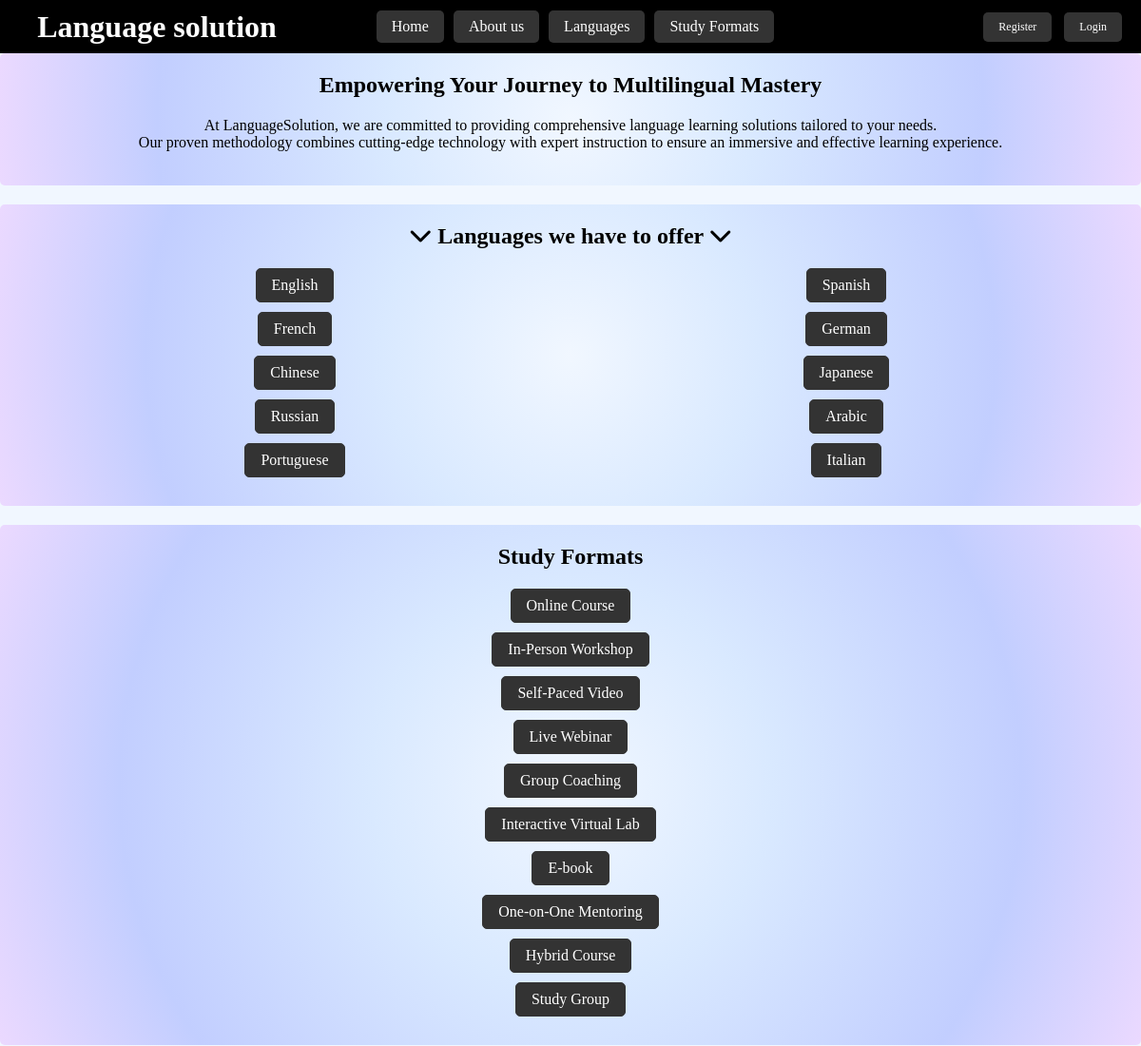
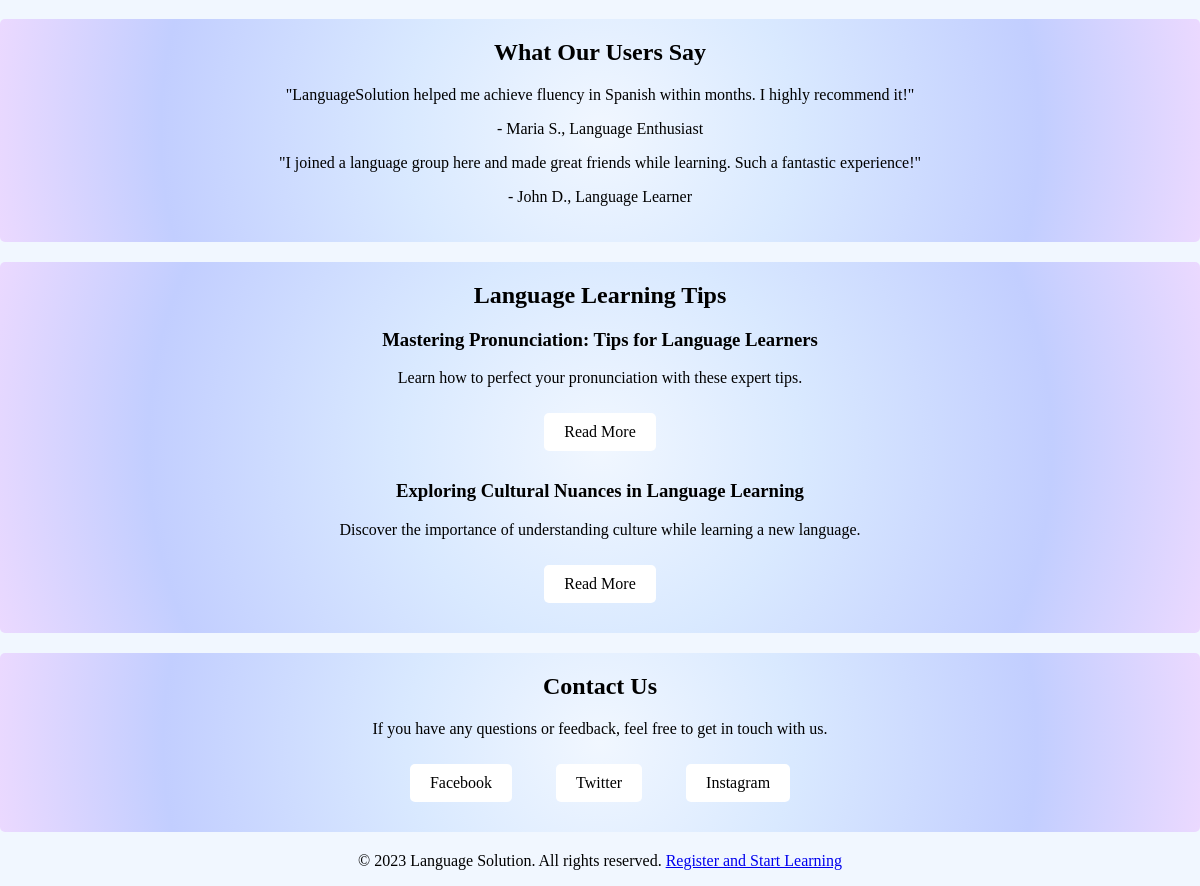
The app's page /views/home.php with its own data (2 pictures, top to bottom).
### tables this page shows
CREATE TABLE Language (
    language_id INT AUTO_INCREMENT PRIMARY KEY,
    language_name VARCHAR(255)
);

CREATE TABLE StudyFormat (
    format_id INT AUTO_INCREMENT PRIMARY KEY,
    format_name VARCHAR(255),
    price DECIMAL(10, 2)
);

### views/home.php (the view, shortened to what this page needs)
<!DOCTYPE html>
<html>
<head>
  <link rel="stylesheet" href="css/style.css?v=1">
</head>
<body>
<header>
  <div class="header-left">
    <h1>Language solution</h1>
  </div>
  <div class="header-center">
        <a href="#" class="button">Home</a>
        <a href="#aboutus" class="button">About us</a>
        <a href="#languages" class="button">Languages</a>
        <a href="#study-formats" class="button">Study Formats</a>
  </div>
  <div class="header-right">
    <a href="index.php?page=register" class="button">Register</a>
    <a href="index.php?page=login" class="button">Login</a>
  </div>
</header>
  <section id="aboutus">
    <h2>Empowering Your Journey to Multilingual Mastery</h2>
    <p>At LanguageSolution, we are committed to providing comprehensive language learning solutions tailored to your needs. <br> Our proven methodology combines cutting-edge technology with expert instruction to ensure an immersive and effective learning experience.</p>
  </section>
  <section id="languages">
    <h2><i class="fa-solid fa-chevron-down"></i> Languages we have to offer <i class="fa-solid fa-chevron-down"></i></h2>
    <ul>
    <?php
    global $conn;
    $query = "SELECT language_name FROM language";
    $result = mysqli_query($conn, $query);
    while ($row = mysqli_fetch_assoc($result)) { ?>
    <li><a href="#"><?php echo $row['language_name']; ?></a></li>
    <?php } ?>
    </ul>
  </section>
  <section id="study-formats">
  <h2>Study Formats</h2>
  <ul>
    <?php
    $query = "SELECT format_name FROM studyformat";
    $result = mysqli_query($conn, $query);
    while ($row = mysqli_fetch_assoc($result)) { ?>
      <li><a href="#"><?php echo $row['format_name']; ?></a></li>
    <?php } ?>
  </ul>
</section>
<section id="testimonials">
  <h2>What Our Users Say</h2>
  <div class="testimonial">
    <p>"LanguageSolution helped me achieve fluency in Spanish within months. I highly recommend it!"</p>
    <p>- Maria S., Language Enthusiast</p>
  </div>
  <div class="testimonial">
    <p>"I joined a language group here and made great friends while learning. Such a fantastic experience!"</p>
    <p>- John D., Language Learner</p>
  </div>
</section>
<section id="blog">
  <h2>Language Learning Tips</h2>
  <div class="blog-post">
    <h3>Mastering Pronunciation: Tips for Language Learners</h3>
    <p>Learn how to perfect your pronunciation with these expert tips.</p>
    <a href="#" class="contact-link">Read More</a>
  </div>
  <div class="blog-post">
    <h3>Exploring Cultural Nuances in Language Learning</h3>
    <p>Discover the importance of understanding culture while learning a new language.</p>
    <a href="#" class="contact-link">Read More</a>
  </div>
</section>
<section id="contact">
  <h2>Contact Us</h2>
  <p>If you have any questions or feedback, feel free to get in touch with us.</p>
  <a class="contact-link" href="https://www.facebook.com">Facebook</a>
  <a class="contact-link" href="https://www.twitter.com">Twitter</a>
  <a class="contact-link" href="https://www.instagram.com">Instagram</a>
</section>
<footer>
    <p>&copy; 2023 Language Solution. All rights reserved. <a href="index.php?page=register" class="register-link">Register and Start Learning</a></p>
</footer>
</body>
</html>

### css/style.css (style rules this page uses)
body { margin: 0; padding: 0; text-align: center; font-family: "Koulen", cursive; background: rgb(241, 247, 255); }
html { scroll-behavior: smooth; }
header { background-color: black; color: #fff; padding: 20px; display: flex; justify-content: space-between; align-items: center; position: sticky; top: 0; transition: opacity 0.2s ease-in-out ; height: 1rem; }
.contact-link { display: inline-block; margin: 10px 20px; padding: 10px 20px; background-color: #fff; color: #000; text-decoration: none; border-radius: 5px; transition: background-color 0.3s ease; }
.header-left { flex: 1; }
.header-center { flex: 2; text-align: center; display: flex; align-items: center; justify-content: center; }
.header-right { flex: 1; text-align: right; font-size: 12px; }
.button { display: inline-block; padding: 8px 16px; background-color: #333; color: #fff; text-decoration: none; border-radius: 5px; margin-left: 10px; transition: background-color 0.3s ease; }
section#languages ul { display: flex; flex-wrap: wrap; justify-content: flex-start; }
section#languages li { flex-basis: 50%; margin-bottom: 10px; }
h1 { margin: 0; }
section { background: rgb(241, 247, 255); background: radial-gradient( circle, rgba(241, 247, 255, 1) 0%, rgba(217, 233, 255, 1) 32%, rgba(194, 206, 255, 1) 72%, rgba(235, 217, 255, 1) 100% ); padding: 20px; margin-bottom: 20px; border-radius: 5px; }
section ul li a { display: inline-block; padding: 8px 16px; background-color: #333; color: #fff; text-decoration: none; border-radius: 5px; transition: background-color 0.3s ease; }
h2 { margin-top: 0; }
ul { list-style-type: none; padding: 0; margin: 0; }
ul li { margin-bottom: 10px; }
ul li a { display: inline-block; padding: 5px 10px; border: 1px solid #333; border-radius: 5px; text-decoration: none; color: #333; transition: background-color 0.3s ease; }

### records on screen
language: language_name "English"
language: language_name "Spanish"
language: language_name "French"
language: language_name "German"
language: language_name "Chinese"
language: language_name "Japanese"
language: language_name "Russian"
language: language_name "Arabic"
language: language_name "Portuguese"
language: language_name "Italian"
studyformat: format_name "Online Course"
studyformat: format_name "In-Person Workshop"
studyformat: format_name "Self-Paced Video"
studyformat: format_name "Live Webinar"
studyformat: format_name "Group Coaching"
studyformat: format_name "Interactive Virtual Lab"
studyformat: format_name "E-book"
studyformat: format_name "One-on-One Mentoring"
studyformat: format_name "Hybrid Course"
studyformat: format_name "Study Group"
